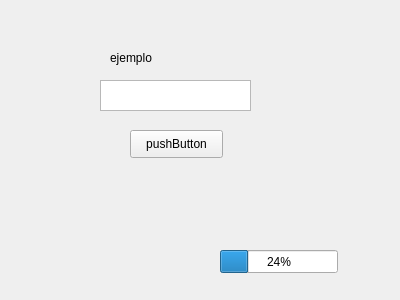
<?xml version="1.0" encoding="UTF-8"?>
<ui version="4.0">
 <class>Form</class>
 <widget class="QWidget" name="Form">
  <property name="geometry">
   <rect>
    <x>0</x>
    <y>0</y>
    <width>400</width>
    <height>300</height>
   </rect>
  </property>
  <property name="windowTitle">
   <string>Ejemplo de QtDesigner</string>
  </property>
  <widget class="QPushButton" name="actionButton">
   <property name="geometry">
    <rect>
     <x>130</x>
     <y>130</y>
     <width>93</width>
     <height>28</height>
    </rect>
   </property>
   <property name="text">
    <string>pushButton</string>
   </property>
  </widget>
  <widget class="QLabel" name="label">
   <property name="geometry">
    <rect>
     <x>110</x>
     <y>50</y>
     <width>101</width>
     <height>16</height>
    </rect>
   </property>
   <property name="text">
    <string>ejemplo</string>
   </property>
  </widget>
  <widget class="QProgressBar" name="progressBar">
   <property name="geometry">
    <rect>
     <x>220</x>
     <y>250</y>
     <width>118</width>
     <height>23</height>
    </rect>
   </property>
   <property name="value">
    <number>24</number>
   </property>
  </widget>
  <widget class="QTextBrowser" name="textBrowser">
   <property name="geometry">
    <rect>
     <x>100</x>
     <y>80</y>
     <width>151</width>
     <height>31</height>
    </rect>
   </property>
  </widget>
 </widget>
 <resources/>
 <connections/>
</ui>
